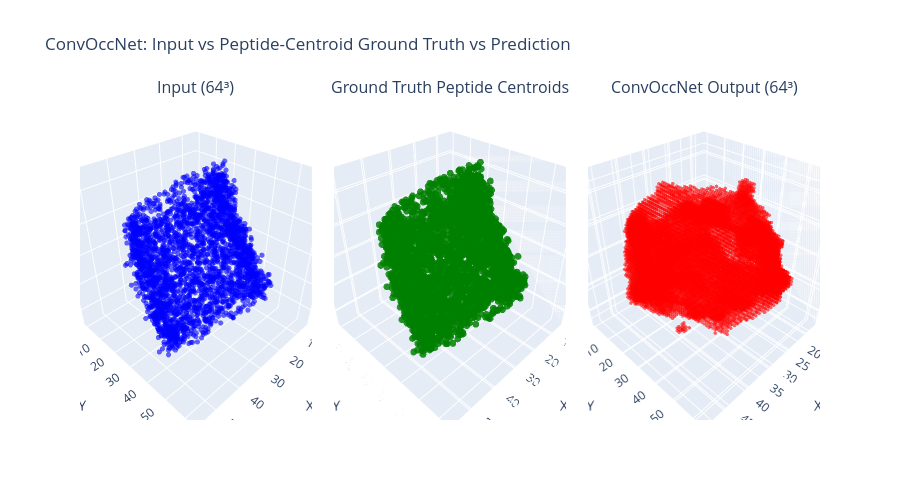
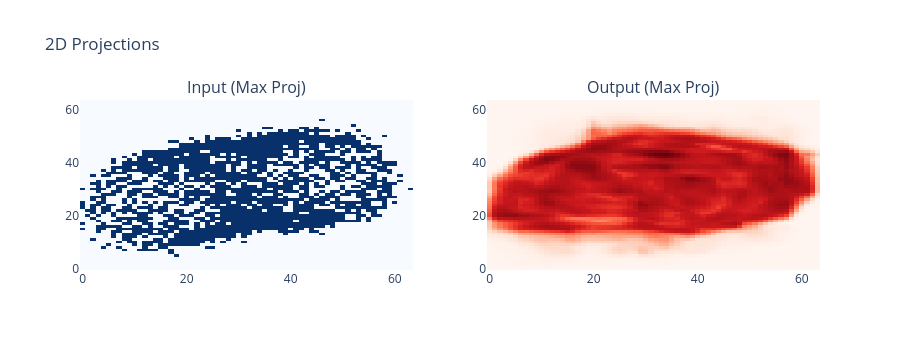

Notebook code cell kept with these figures, in order:
### Code cell
# 3D Visualization
fig = make_subplots(
    rows=1, cols=3,
    specs=[[{'type': 'scatter3d'}, {'type': 'scatter3d'}, {'type': 'scatter3d'}]],
    subplot_titles=(f'Input (64³)', f'Ground Truth Peptide Centroids', f'ConvOccNet Output (64³)'),
    horizontal_spacing=0.03
)

# Input voxelized centroid cloud
input_np = voxel.cpu().squeeze().numpy()
idx_in = np.where(input_np > 0.5)
fig.add_trace(
    go.Scatter3d(
        x=idx_in[0], y=idx_in[1], z=idx_in[2],
        mode='markers',
        marker=dict(size=3, color='blue', opacity=0.6),
        name='Input'
    ),
    row=1, col=1
)

# Ground truth centroid cloud
gt_points, _ = test_dataset.get_centroid_points(test_idx)
gt_points_scaled = (gt_points + 0.5) * (input_np.shape[0] - 1)
gt_points_scaled = np.clip(gt_points_scaled, 0, input_np.shape[0] - 1)

fig.add_trace(
    go.Scatter3d(
        x=gt_points_scaled[:, 0], y=gt_points_scaled[:, 1], z=gt_points_scaled[:, 2],
        mode='markers',
        marker=dict(size=4, color='green', opacity=0.85),
        name='Ground Truth'
    ),
    row=1, col=2
)

# Output
output_np = occupancy_grid.numpy()
idx_out = np.where(output_np > 0.5)
fig.add_trace(
    go.Scatter3d(
        x=idx_out[0], y=idx_out[1], z=idx_out[2],
        mode='markers',
        marker=dict(size=2, color='red', opacity=0.6),
        name='Output'
    ),
    row=1, col=3
)

fig.update_layout(
    title='ConvOccNet: Input vs Peptide-Centroid Ground Truth vs Prediction',
    scene=dict(xaxis_title='X', yaxis_title='Y', zaxis_title='Z', aspectmode='cube'),
    scene2=dict(xaxis_title='X', yaxis_title='Y', zaxis_title='Z', aspectmode='cube'),
    scene3=dict(xaxis_title='X', yaxis_title='Y', zaxis_title='Z', aspectmode='cube'),
    height=500,
    showlegend=False
)
fig.show()

print(f'\nDiagnostics:')
print(f'Ground truth peptides: {len(gt_points)}')
print(f'Input occupied voxels: {len(idx_in[0])}')
print(f'Predicted occupied: {(occupancy_grid > 0.5).sum().item()}/{occupancy_grid.numel()} ({100*(occupancy_grid > 0.5).float().mean().item():.1f}%)')

# 2D Projections
fig_2d = make_subplots(
    rows=1, cols=2,
    subplot_titles=('Input (Max Proj)', 'Output (Max Proj)')
)

input_proj = np.max(input_np, axis=2)
fig_2d.add_trace(
    go.Heatmap(z=input_proj, colorscale='Blues', showscale=False),
    row=1, col=1
)

output_proj = np.max(output_np, axis=2)
fig_2d.add_trace(
    go.Heatmap(z=output_proj, colorscale='Reds', showscale=False),
    row=1, col=2
)

fig_2d.update_layout(title='2D Projections', height=350)
fig_2d.show()

### Figure 1 — Plotly figure (JSON) as saved in the notebook; plotly's stock layout.template omitted (floating-point values rounded to 4 significant figures; data arrays with more than 128 entries replaced by an {"elided": "..."} marker saying what was removed)
{"data": [{"marker": {"color": "blue", "opacity": 0.6, "size": 3}, "mode": "markers", "name": "Input", "scene": "scene", "type": "scatter3d", "x": {"elided": "2816 int values"}, "y": {"elided": "2816 int values"}, "z": {"elided": "2816 int values"}}, {"marker": {"color": "green", "opacity": 0.85, "size": 4}, "mode": "markers", "name": "Ground Truth", "scene": "scene2", "type": "scatter3d", "x": {"elided": "3000 float values"}, "y": {"elided": "3000 float values"}, "z": {"elided": "3000 float values"}}, {"marker": {"color": "red", "opacity": 0.6, "size": 2}, "mode": "markers", "name": "Output", "scene": "scene3", "type": "scatter3d", "x": {"elided": "12164 int values"}, "y": {"elided": "12164 int values"}, "z": {"elided": "12164 int values"}}], "layout": {"annotations": [{"font": {"size": 16}, "showarrow": false, "text": "Input (64³)", "x": 0.1567, "xanchor": "center", "xref": "paper", "y": 1, "yanchor": "bottom", "yref": "paper"}, {"font": {"size": 16}, "showarrow": false, "text": "Ground Truth Peptide Centroids", "x": 0.5, "xanchor": "center", "xref": "paper", "y": 1, "yanchor": "bottom", "yref": "paper"}, {"font": {"size": 16}, "showarrow": false, "text": "ConvOccNet Output (64³)", "x": 0.8433, "xanchor": "center", "xref": "paper", "y": 1, "yanchor": "bottom", "yref": "paper"}], "height": 500, "scene": {"aspectmode": "cube", "domain": {"x": [0, 0.3133], "y": [0, 1]}, "xaxis": {"title": {"text": "X"}}, "yaxis": {"title": {"text": "Y"}}, "zaxis": {"title": {"text": "Z"}}}, "scene2": {"aspectmode": "cube", "domain": {"x": [0.3433, 0.6567], "y": [0, 1]}, "xaxis": {"title": {"text": "X"}}, "yaxis": {"title": {"text": "Y"}}, "zaxis": {"title": {"text": "Z"}}}, "scene3": {"aspectmode": "cube", "domain": {"x": [0.6867, 1.0], "y": [0, 1]}, "xaxis": {"title": {"text": "X"}}, "yaxis": {"title": {"text": "Y"}}, "zaxis": {"title": {"text": "Z"}}}, "showlegend": false, "title": {"text": "ConvOccNet: Input vs Peptide-Centroid Ground Truth vs Prediction"}}}

### Figure 2 — Plotly figure (JSON) as saved in the notebook; plotly's stock layout.template omitted (floating-point values rounded to 4 significant figures; data arrays with more than 128 entries replaced by an {"elided": "..."} marker saying what was removed)
{"data": [{"colorscale": [[0, "rgb(247,251,255)"], [0.125, "rgb(222,235,247)"], [0.25, "rgb(198,219,239)"], [0.375, "rgb(158,202,225)"], [0.5, "rgb(107,174,214)"], [0.625, "rgb(66,146,198)"], [0.75, "rgb(33,113,181)"], [0.875, "rgb(8,81,156)"], [1, "rgb(8,48,107)"]], "showscale": false, "type": "heatmap", "xaxis": "x", "yaxis": "y", "z": {"elided": "64x64 float values"}}, {"colorscale": [[0, "rgb(255,245,240)"], [0.125, "rgb(254,224,210)"], [0.25, "rgb(252,187,161)"], [0.375, "rgb(252,146,114)"], [0.5, "rgb(251,106,74)"], [0.625, "rgb(239,59,44)"], [0.75, "rgb(203,24,29)"], [0.875, "rgb(165,15,21)"], [1, "rgb(103,0,13)"]], "showscale": false, "type": "heatmap", "xaxis": "x2", "yaxis": "y2", "z": {"elided": "64x64 float values"}}], "layout": {"annotations": [{"font": {"size": 16}, "showarrow": false, "text": "Input (Max Proj)", "x": 0.225, "xanchor": "center", "xref": "paper", "y": 1, "yanchor": "bottom", "yref": "paper"}, {"font": {"size": 16}, "showarrow": false, "text": "Output (Max Proj)", "x": 0.775, "xanchor": "center", "xref": "paper", "y": 1, "yanchor": "bottom", "yref": "paper"}], "height": 350, "title": {"text": "2D Projections"}, "xaxis": {"anchor": "y", "domain": [0, 0.45]}, "xaxis2": {"anchor": "y2", "domain": [0.55, 1]}, "yaxis": {"anchor": "x", "domain": [0, 1]}, "yaxis2": {"anchor": "x2", "domain": [0, 1]}}}
